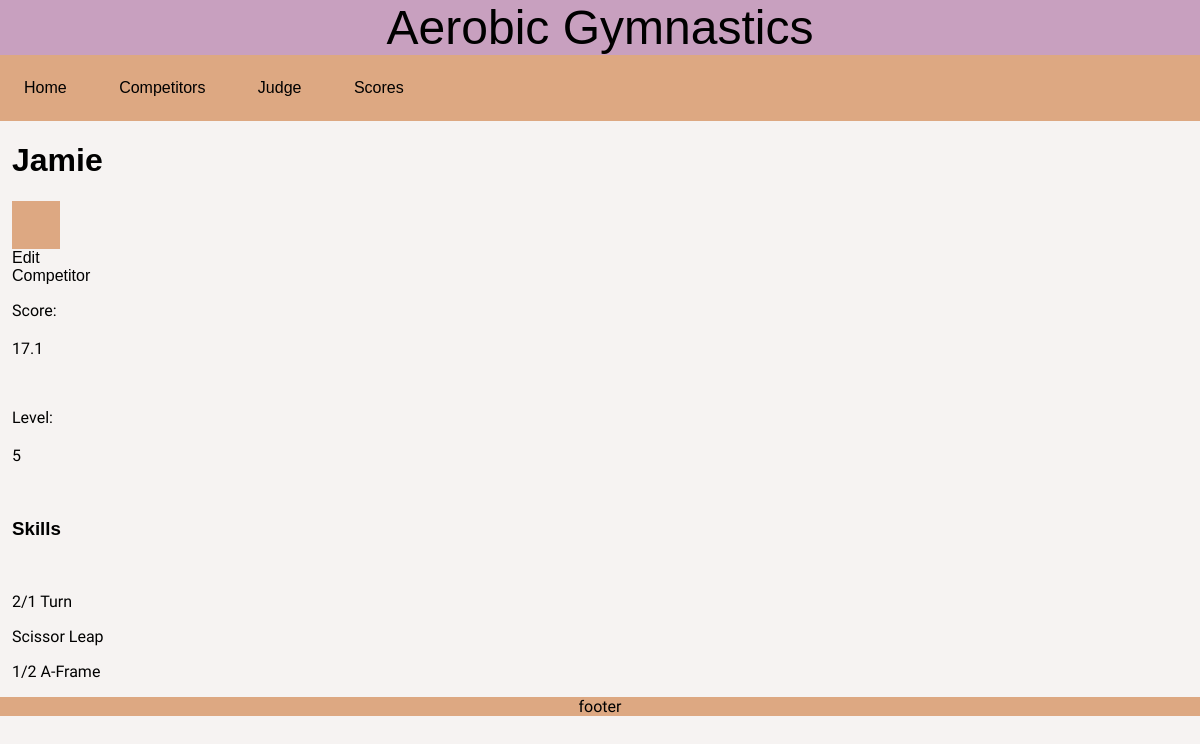
Page /competitor/Jamie on the committed database.
### tables this page shows
CREATE TABLE Competitor (id INTEGER PRIMARY KEY UNIQUE, name STRING, last_name STRING, level NOT NULL, score DEFAULT (0), difficulty DECIMAL, artistic DECIMAL, execution DECIMAL);

CREATE TABLE Skill (id INTEGER PRIMARY KEY, name STRING UNIQUE, difficulty DECIMAL (3));

### Main.py (the view)
@app.route("/competitor/<string:competitor_name>", methods=['POST', 'GET'])
def competitor(competitor_name):
   connection = sqlite3.connect('aerobicgymnastics.db')
   cursor = connection.cursor()
   cursor.execute("SELECT * FROM Competitor where name = ?",(competitor_name,))
   competitor = cursor.fetchone()
   cursor.execute(f"SELECT name, difficulty FROM Skill WHERE id IN (SELECT sid FROM SkillList WHERE cid = (SELECT id FROM Competitor WHERE name = '{competitor_name}'));")
   skills = cursor.fetchall()
   if request.method == 'POST':
      print("message: method = POST and route =competitor/stringname")
      skill = request.form.getlist('selected_skills')
      print(skill)
      competitor_id = int(request.form['competitor_id'])
      print(competitor_id)
      cursor.execute(f"DELETE FROM SkillList WHERE cid={competitor_id};")
      cursor.execute(f"SELECT name FROM Competitor WHERE id = {competitor_id}")
      name = cursor.fetchone()
      connection.commit()
      for item in skill:
         cursor.execute(f"INSERT INTO SkillList(cid, sid) Values({competitor_id}, (SELECT id FROM Skill WHERE name='{item}'))")
      cursor.execute(f"SELECT name, difficulty FROM Skill WHERE id IN (SELECT sid FROM SkillList WHERE cid = ('{competitor_id}'));")
      skills = cursor.fetchall()
      add_skill = request.form.getlist('unselected_skills')
      for item in add_skill:
         cursor.execute(f"INSERT INTO SkillList(cid, sid) Values({competitor_id}, (SELECT id FROM Skill WHERE name='{item}'))")
      connection.commit()
      connection.close()
      name = "".join(name)
      print(name)
      return redirect(url_for("competitor", competitor_name=name))
   else:
      return render_template("competitor.html", competitor=competitor, skills=skills)

### templates/competitor.html
{% extends "layout.html"%}
{% block content %}
    <h1>{{ competitor[1] }}</h1>
    <div class="clickable">
        <a class="clickable" href="/competitor/edit/{{ competitor[1] }}"><button class="dropbtn"></button>Edit Competitor</a>
    </div>
        <p>Score: <br><br>{{ competitor[4] }}</p><br>
    <p>Level: <br><br>{{ competitor[3] }}</p><br>
    <h3>Skills</h3> <br>
    {% for item in skills%}
    <p class="view_skills">{{ item[0] }}</p><p class="view_when_hovered">{{ item[1] }}</p>
    {% endfor %}
{% endblock content %}

### static/style.css (style rules this page uses)
body { background-color: #F6F3F2; margin: 0; }
p { font-family: Didact Gothic; }
.dropbtn { background-color: #DDA882; width: 10; color: #000000; padding: 2vw; font-size: 16px; border: none; text-decoration: none; }
.clickable { text-decoration: none; color: black; width:3vw; }
* { box-sizing: border-box }
body { font-family: Verdana, sans-serif; margin:0 }

### rows in the picture
Competitor: name "Jamie", score "17.1", level "5"
Skill: name "2/1 Turn"
Skill: name "Scissor Leap"
Skill: name "1/2 A-Frame"
